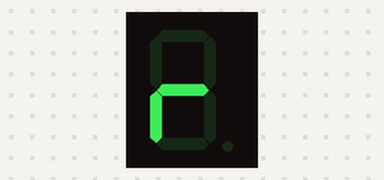
The sketch below on a simulated Arduino Uno, built with avr-gcc and run on an emulated ATmega328P. Parts: 1-digit seven-segment display. Wiring (inferred from the names in the program): 1-digit 7-segment display, segments lit when HIGH: segments pin 5, pin 6, pin 7, pin 8, pin 9, pin 10, pin 11. The segment pins are drawn as the display they are named for.

Above: at 0.15 s.
At 0.75 s:
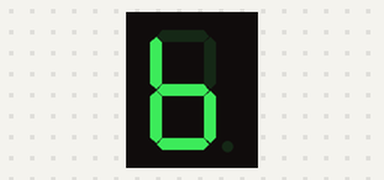
At 1.35 s:
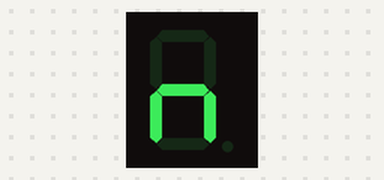

The sketch:

Exercici_1.ino
```cpp
/**********************************************************************
**                                                                   **
**                               TÍTOL:                              **
**                      LL07_Rubén_Martos_ARDUINO                    **
**                                                                   **
**  NOM: Rubén Martos Gutiérrez                     Data: 20/12/2021 **
**********************************************************************/
//************************** INCLUDE **********************************


//************************ VARIABLES **********************************
const byte segA = 5;          // donar nom al pin 5 de l’Arduino
const byte segB = 6;
const byte segC = 7;
const byte segD = 8;
const byte segE = 9;
const byte segF = 10;
const byte segG = 11;
//************************** SETUP ************************************

void setup()  // ho fa un cop quan el programa s'inicia
{
  pinMode(segA, OUTPUT);     // definir el pin 5 com una sortida
  pinMode(segB, OUTPUT);     // definir el pin 6 com una sortida
  pinMode(segC, OUTPUT);     // definir el pin 7 com una sortida
  pinMode(segD, OUTPUT);     // definir el pin 8 com una sortida
  pinMode(segE, OUTPUT);     // definir el pin 9 com una sortida
  pinMode(segF, OUTPUT);     // definir el pin 10 com una sortida
  pinMode(segG, OUTPUT);     // definir el pin 11 com una sortida
}

//************************** LOOP *************************************
void loop()      //we need this to be here even though its empty
{
   digitalWrite(segA, LOW);
 digitalWrite(segB, LOW);
 digitalWrite(segC, LOW);
 digitalWrite(segD, LOW);
 digitalWrite(segE, HIGH);
 digitalWrite(segF, LOW);
 digitalWrite(segG, HIGH);

  delay(300);

  digitalWrite(segA, LOW);
 digitalWrite(segB, HIGH);
 digitalWrite(segC, HIGH);
 digitalWrite(segD, HIGH);
 digitalWrite(segE, HIGH);
 digitalWrite(segF, HIGH);
 digitalWrite(segG, LOW);

  delay(300);

 digitalWrite(segA, LOW);
 digitalWrite(segB, LOW);
 digitalWrite(segC, HIGH);
 digitalWrite(segD, HIGH);
 digitalWrite(segE, HIGH);
 digitalWrite(segF, HIGH);
 digitalWrite(segG, HIGH);

  delay(300);

 digitalWrite(segA, HIGH);
 digitalWrite(segB, LOW);
 digitalWrite(segC, LOW);
 digitalWrite(segD, HIGH);
 digitalWrite(segE, HIGH);
 digitalWrite(segF, HIGH);
 digitalWrite(segG, HIGH);

  delay(300);

 digitalWrite(segA, LOW);
 digitalWrite(segB, LOW);
 digitalWrite(segC, HIGH);
 digitalWrite(segD, LOW);
 digitalWrite(segE, HIGH);
 digitalWrite(segF, LOW);
 digitalWrite(segG, HIGH);

  delay(300);
}

//************************** FUNCIONS  *********************************
```

Measured:
- by itself, everything shown: repeats every 1.5 s, in 5 steps
